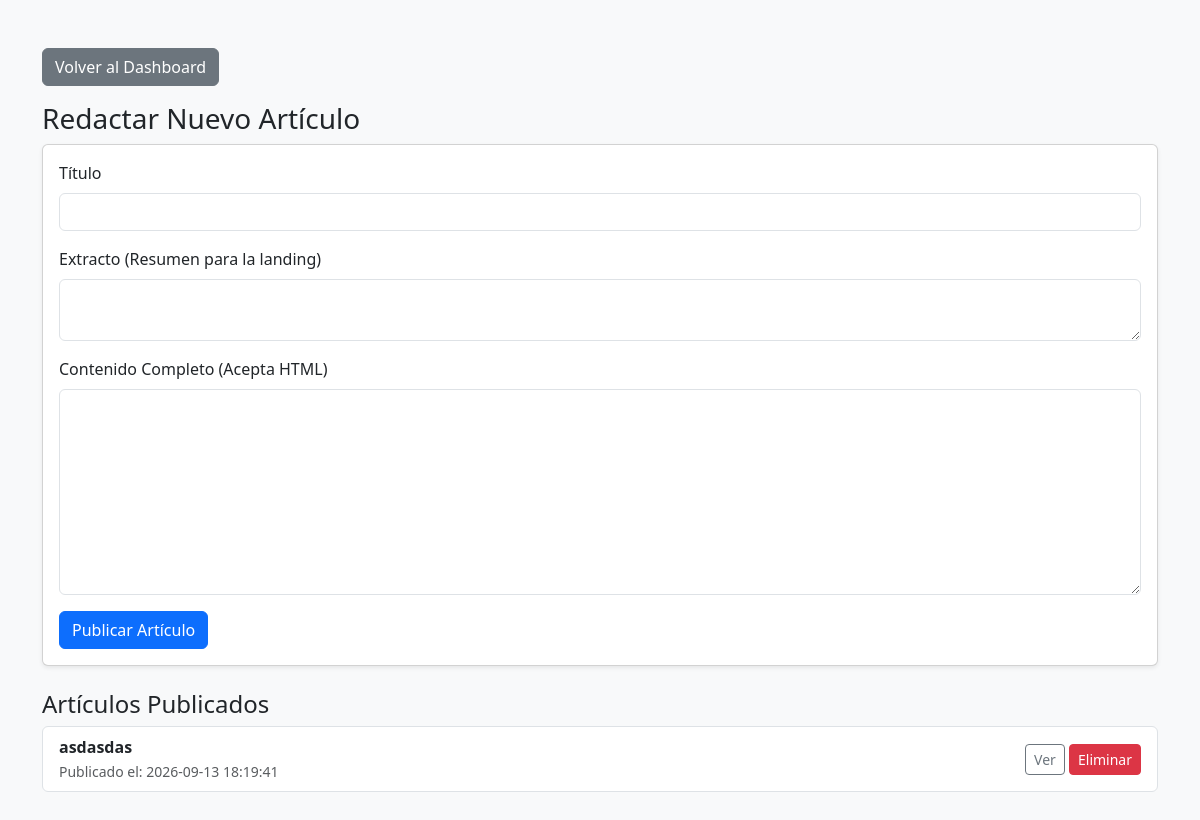
The app's page /admin/contenido/blog (signed in), older data.
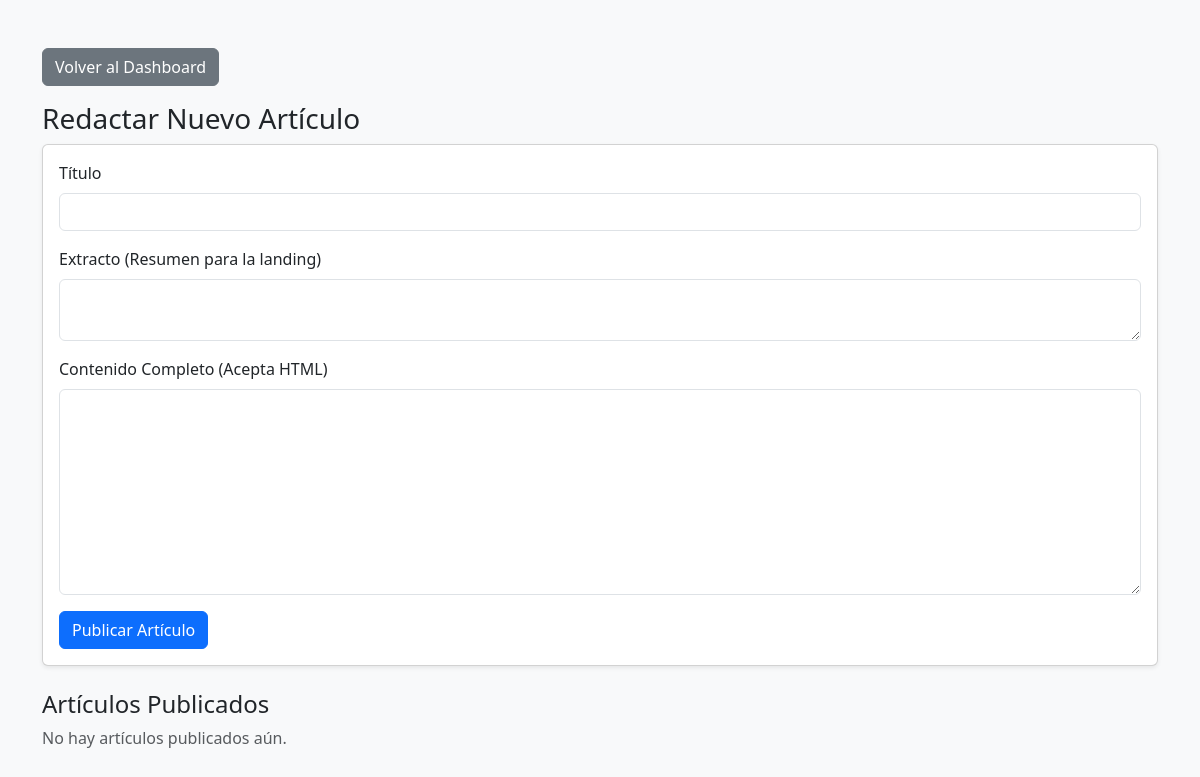
The same page, newer data.
### tables this page shows
CREATE TABLE contenido_blog (
            id INTEGER PRIMARY KEY AUTOINCREMENT,
            titulo TEXT NOT NULL,
            slug TEXT UNIQUE NOT NULL,
            extracto TEXT NOT NULL,
            contenido TEXT NOT NULL,
            imagen_portada TEXT,
            fecha_publicacion DATETIME DEFAULT CURRENT_TIMESTAMP,
            activo INTEGER NOT NULL DEFAULT 1
        );

### routes/content.py (the view, shortened to what this page needs)
@content_bp.route('/blog', methods=['GET', 'POST'])
@login_required
def editar_blog():
    conn = get_db_connection()
    articulos = conn.execute('SELECT * FROM contenido_blog ORDER BY fecha_publicacion DESC').fetchall()
    conn.close()
    return render_template('admin/editar_blog.html', articulos=articulos)

### extensions.py (called while the page is built)
def get_db_connection():
    conn = sqlite3.connect(DB_PATH)
    conn.row_factory = sqlite3.Row
    return conn

@login_manager.user_loader
def load_user(user_id):
    conn = get_db_connection()
    user_row = conn.execute('SELECT * FROM admin WHERE id = ?', (user_id,)).fetchone()
    conn.close()
    if user_row:
        return User(user_row['id'], user_row['username'])
    return None

### templates/admin/editar_blog.html (shortened to what this page needs)
<!DOCTYPE html>
<html lang="es">
<head>
    <link href="https://cdn.jsdelivr.net/npm/bootstrap@5.3.2/dist/css/bootstrap.min.css" rel="stylesheet">
</head>
<body class="bg-light">
    <div class="container mt-5">
        <a href="{{ url_for('dashboard.dashboard') }}" class="btn btn-secondary mb-3">Volver al Dashboard</a>
        <h3>Redactar Nuevo Artículo</h3>
        <div class="card shadow-sm mb-4">
            <div class="card-body">
                <form method="POST">
                    <div class="mb-3">
                        <label class="form-label">Título</label>
                        <input class="form-control" type="text" name="titulo" required>
                    </div>
                    <div class="mb-3">
                        <label class="form-label">Extracto (Resumen para la landing)</label>
                        <textarea class="form-control" name="extracto" rows="2" required></textarea>
                    </div>
                    <div class="mb-3">
                        <label class="form-label">Contenido Completo (Acepta HTML)</label>
                        <textarea class="form-control" name="contenido" rows="8" required></textarea>
                    </div>
                    <button type="submit" class="btn btn-primary">Publicar Artículo</button>
                </form>
            </div>
        </div>
        <h4>Artículos Publicados</h4>
        <div class="list-group mb-5">
            {% for a in articulos %}
            <div class="list-group-item d-flex justify-content-between align-items-center">
                <div>
                    <strong>{{ a.titulo }}</strong> <br>
                    <small class="text-muted">Publicado el: {{ a.fecha_publicacion }}</small>
                </div>
                <div>
                    <a href="{{ url_for('public.ver_articulo', id=a.id) }}" target="_blank" class="btn btn-outline-secondary btn-sm">Ver</a>
                    <a href="{{ url_for('content.eliminar_articulo', id=a.id) }}" class="btn btn-danger btn-sm" onclick="return confirm('¿Eliminar artículo?')">Eliminar</a>
                </div>
            </div>
            {% else %}
            <p class="text-muted">No hay artículos publicados aún.</p>
            {% endfor %}
        </div>
    </div>
</body>
</html>

Row changes from the older to the newer data that the page shows:
removed contenido_blog: titulo "asdasdas", fecha_publicacion "2026-09-13 18:19:41"
Text that changed along with them:
text now shown: "No hay artículos publicados aún."
